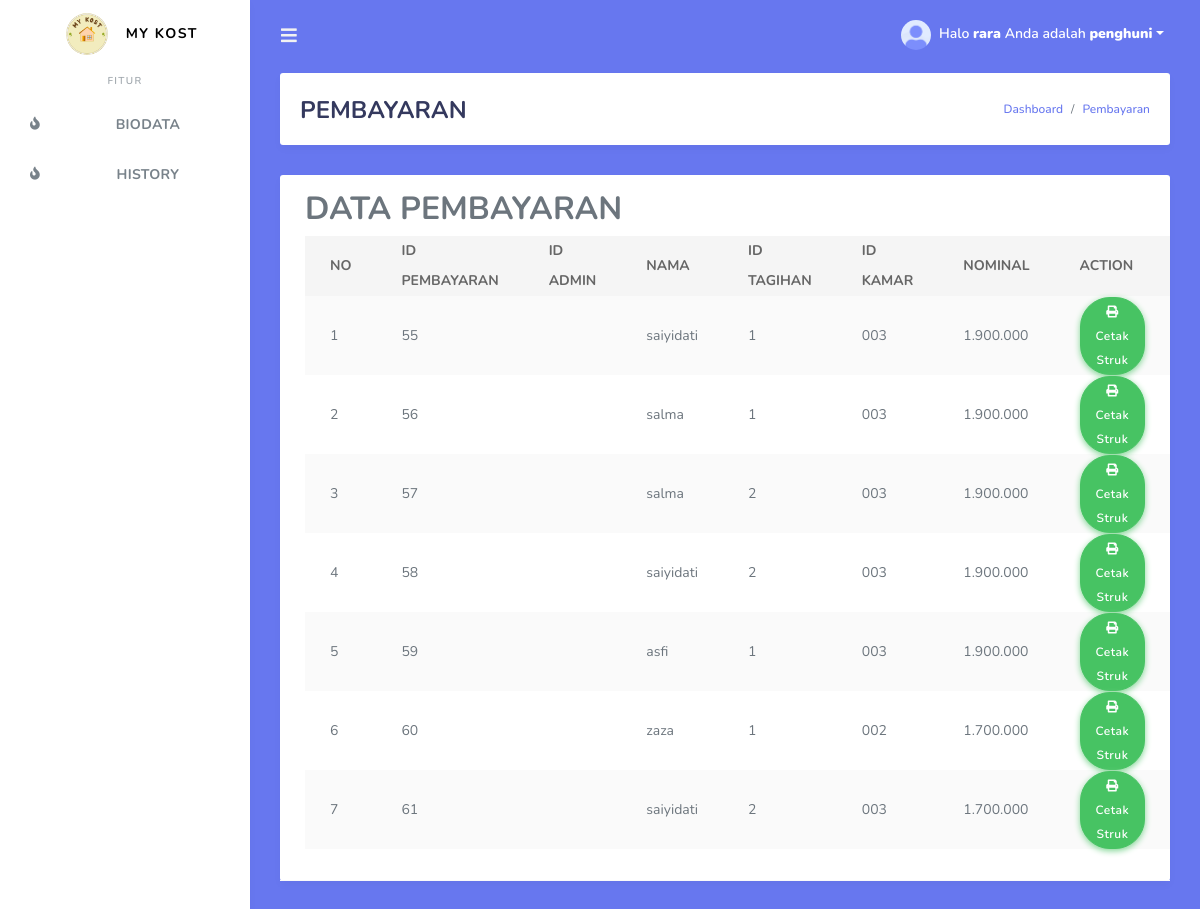
/pembayaran.php (signed in), run on the app's committed database.
### tables this page shows
CREATE TABLE `pembayaran` (
  `id_pembayaran` int(11) NOT NULL,
  `id_admin` int(11) NOT NULL,
  `nama` varchar(100) NOT NULL,
  `id_tagihan` int(11) NOT NULL,
  `id_kamar` varchar(11) NOT NULL,
  `nominal` varchar(30) NOT NULL
);

### pembayaran.php (the view, shortened to what this page needs)
<!DOCTYPE html>
<html>
<head>
</head>
<body>
    <?php
    include ('tampilan/header.php');
    include ('tampilan/sidebar.php');
?>
    <div class="main-content bg-primary">
        <section class="section">
          <div class="section-header">
            <h1>PEMBAYARAN</h1>
            <div class="section-header-breadcrumb">
                <div class="breadcrumb-item active"><a href="dashboard.php">Dashboard</a></div>
              <div class="breadcrumb-item active"><a href="pembayaran.php">Pembayaran</a></div>
            </div>
        </div>
         <div class="row">
              <div class="col-md-12">
                <div class="card">
                  <div class="card-header">
                   <form action="verifikasi_tagihan" method="post">
                    <h2>DATA PEMBAYARAN</h2>
                     <div class="table-responsive">
                      <table class="table table-striped">
                    <thead>
                      <tr>
                          <th>NO</th>
                          <th>ID PEMBAYARAN</th>
                          <th>ID ADMIN</th>
                          <th>NAMA</th>
                          <th>ID TAGIHAN</th>
                          <th>ID KAMAR</th>
                          <th>NOMINAL</th>
                          <th>ACTION</th>
                      </tr>
                    </thead>
                      <tbody>
                        <?php
                              $query = "SELECT * FROM `pembayaran`";
                              $result = mysqli_query($koneksi, $query);
                              $no = 1;
                              while($row = mysqli_fetch_assoc($result))
                              {
                              ?>
                      <tr>
                          <td><?php echo $no; ?></td>
                          <td><?php echo $row['id_pembayaran']; ?></td>
                          <td><?php echo $_SESSION['id_admin']?></td>
                           <td><?php echo $row['nama']; ?></td>
                           <td><?php echo $row['id_tagihan']; ?></td>
                          <td><?php echo $row['id_kamar']; ?></td>
                          <td><?php echo substr($row['nominal'], 0, 20); ?></td>
                          <td>
                            <a href="cetak.php?id=<?php echo $row['id_pembayaran']; ?>" class="btn btn-success btn-lg" onClick="return confirm('Apakah Ingin Mencetak Struk?')"><i class="fa fa-print" aria-hidden="true"></i>
                                Cetak Struk
                              </a>
                          </td>
                        </tr>
                        <?php
                           $no++;
                           }
                         ?>
                      </tbody>
                      </table>
                  </div>
              </form>
                     </div>
                 </div>
             </div>
         </div>
     </section>
 </div>
</body>
</html>

### data on the page
pembayaran: id_pembayaran "55", nama "saiyidati", id_tagihan "1", id_kamar "003", nominal "1.900.000"
pembayaran: id_pembayaran "56", nama "salma", id_tagihan "1", id_kamar "003", nominal "1.900.000"
pembayaran: id_pembayaran "57", nama "salma", id_tagihan "2", id_kamar "003", nominal "1.900.000"
pembayaran: id_pembayaran "58", nama "saiyidati", id_tagihan "2", id_kamar "003", nominal "1.900.000"
pembayaran: id_pembayaran "59", nama "asfi", id_tagihan "1", id_kamar "003", nominal "1.900.000"
pembayaran: id_pembayaran "60", nama "zaza", id_tagihan "1", id_kamar "002", nominal "1.700.000"
pembayaran: id_pembayaran "61", nama "saiyidati", id_tagihan "2", id_kamar "003", nominal "1.700.000"

### other printed values
$_SESSION['username'] "rara"
$_SESSION['level'] "penghuni"
